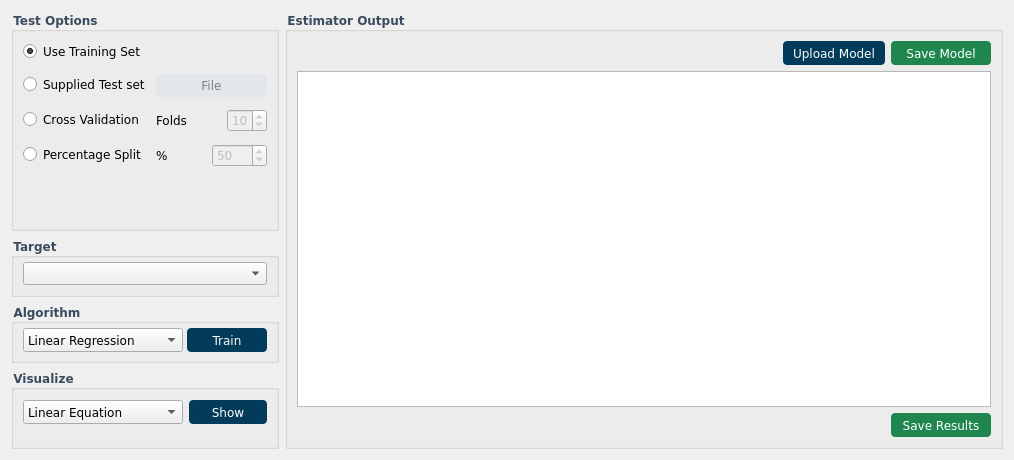
      <widget class="QWidget" name="tab_estimation">
       <property name="font">
        <font>
         <family>Verdana</family>
        </font>
       </property>
       <attribute name="title">
        <string>Estimation</string>
       </attribute>
       <layout class="QGridLayout" name="gridLayout_15">
        <item row="0" column="0">
         <layout class="QVBoxLayout" name="sideLayout_3">
          <item>
           <widget class="QGroupBox" name="ValBox_3">
            <property name="font">
             <font>
              <family>Verdana</family>
              <weight>75</weight>
              <bold>true</bold>
             </font>
            </property>
            <property name="styleSheet">
             <string notr="true"> QGroupBox::title {
        color: #3a4a5f;
    }</string>
            </property>
            <property name="title">
             <string>Test Options</string>
            </property>
            <layout class="QFormLayout" name="formLayout_6">
             <property name="verticalSpacing">
              <number>12</number>
             </property>
             <item row="0" column="0">
              <widget class="QRadioButton" name="btn_useTrainSet_3">
               <property name="font">
                <font>
                 <family>Verdana</family>
                </font>
               </property>
               <property name="toolTip">
                <string/>
               </property>
               <property name="text">
                <string>Use Training Set</string>
               </property>
               <property name="checked">
                <bool>true</bool>
               </property>
              </widget>
             </item>
             <item row="1" column="0">
              <widget class="QRadioButton" name="btn_testSet_esti">
               <property name="font">
                <font>
                 <family>Verdana</family>
                </font>
               </property>
               <property name="text">
                <string>Supplied Test set</string>
               </property>
              </widget>
             </item>
             <item row="1" column="1">
              <widget class="QPushButton" name="btn_file_3">
               <property name="enabled">
                <bool>false</bool>
               </property>
               <property name="maximumSize">
                <size>
                 <width>16777215</width>
                 <height>24</height>
                </size>
               </property>
               <property name="font">
                <font>
                 <family>Verdana</family>
                </font>
               </property>
               <property name="styleSheet">
                <string notr="true">QPushButton{
    background-color: #d6dee8;
    color: #023C5A;
    border: none;
    border-radius: 4px;
    padding: 4px 8px;
}
QPushButton:hover {
   background-color: #c3d0e0;
}

QPushButton:pressed {
    background-color: #b6c8e2;
}

QPushButton:disabled {
    background-color: #e3e7ec;
    color: grey;
}</string>
               </property>
               <property name="text">
                <string>File</string>
               </property>
              </widget>
             </item>
             <item row="2" column="0">
              <widget class="QRadioButton" name="btn_crossVal_2">
               <property name="font">
                <font>
                 <family>Verdana</family>
                </font>
               </property>
               <property name="text">
                <string>Cross Validation</string>
               </property>
              </widget>
             </item>
             <item row="2" column="1">
              <layout class="QHBoxLayout" name="foldsLayout_2">
               <item>
                <widget class="QLabel" name="folds_label_2">
                 <property name="font">
                  <font>
                   <family>Verdana</family>
                  </font>
                 </property>
                 <property name="text">
                  <string>Folds</string>
                 </property>
                </widget>
               </item>
               <item>
                <widget class="QSpinBox" name="nbrFoldsBox_2">
                 <property name="enabled">
                  <bool>false</bool>
                 </property>
                 <property name="minimumSize">
                  <size>
                   <width>40</width>
                   <height>0</height>
                  </size>
                 </property>
                 <property name="maximumSize">
                  <size>
                   <width>40</width>
                   <height>16777215</height>
                  </size>
                 </property>
                 <property name="font">
                  <font>
                   <family>Verdana</family>
                  </font>
                 </property>
                 <property name="minimum">
                  <number>2</number>
                 </property>
                 <property name="value">
                  <number>10</number>
                 </property>
                </widget>
               </item>
              </layout>
             </item>
             <item row="3" column="0">
              <widget class="QRadioButton" name="btn_perecentSplit_3">
               <property name="font">
                <font>
                 <family>Verdana</family>
                </font>
               </property>
               <property name="text">
                <string>Percentage Split</string>
               </property>
              </widget>
             </item>
             <item row="3" column="1">
              <layout class="QHBoxLayout" name="horizontalLayout_3">
               <item>
                <widget class="QLabel" name="percent_label_3">
                 <property name="font">
                  <font>
                   <family>Verdana</family>
                  </font>
                 </property>
                 <property name="text">
                  <string>%</string>
                 </property>
                </widget>
               </item>
               <item>
                <widget class="QDoubleSpinBox" name="PsplitSpinBox_3">
                 <property name="enabled">
                  <bool>false</bool>
                 </property>
                 <property name="font">
                  <font>
                   <family>Verdana</family>
                  </font>
                 </property>
                 <property name="decimals">
                  <number>0</number>
                 </property>
                 <property name="minimum">
                  <double>1.000000000000000</double>
                 </property>
                 <property name="maximum">
                  <double>99.000000000000000</double>
                 </property>
                 <property name="value">
                  <double>50.000000000000000</double>
                 </property>
                </widget>
               </item>
              </layout>
             </item>
             <item row="4" column="0">
              <spacer name="verticalSpacer_20">
               <property name="orientation">
                <enum>Qt::Vertical</enum>
               </property>
               <property name="sizeHint" stdset="0">
                <size>
                 <width>20</width>
                 <height>40</height>
                </size>
               </property>
              </spacer>
             </item>
            </layout>
           </widget>
          </item>
          <item>
           <widget class="QGroupBox" name="groupBox_7">
            <property name="font">
             <font>
              <family>Verdana</family>
              <weight>75</weight>
              <bold>true</bold>
             </font>
            </property>
            <property name="toolTip">
             <string/>
            </property>
            <property name="styleSheet">
             <string notr="true"> QGroupBox::title {
        color: #3a4a5f;
    }</string>
            </property>
            <property name="title">
             <string>Target</string>
            </property>
            <layout class="QGridLayout" name="gridLayout_13">
             <property name="topMargin">
              <number>4</number>
             </property>
             <property name="spacing">
              <number>4</number>
             </property>
             <item row="0" column="0">
              <widget class="QComboBox" name="comboBox_Att_Estim">
               <property name="font">
                <font>
                 <family>Verdana</family>
                </font>
               </property>
              </widget>
             </item>
            </layout>
           </widget>
          </item>
          <item>
           <widget class="QGroupBox" name="groupBox_8">
            <property name="font">
             <font>
              <family>Verdana</family>
              <weight>75</weight>
              <bold>true</bold>
             </font>
            </property>
            <property name="styleSheet">
             <string notr="true"> QGroupBox::title {
        color: #3a4a5f;
    }</string>
            </property>
            <property name="title">
             <string>Algorithm</string>
            </property>
            <layout class="QGridLayout" name="gridLayout_11">
             <property name="topMargin">
              <number>4</number>
             </property>
             <property name="bottomMargin">
              <number>8</number>
             </property>
             <property name="spacing">
              <number>4</number>
             </property>
             <item row="0" column="0">
              <layout class="QHBoxLayout" name="horizontalLayout_apply_3">
               <item>
                <widget class="QComboBox" name="AlgoEstimCombo">
                 <property name="enabled">
                  <bool>true</bool>
                 </property>
                 <property name="minimumSize">
                  <size>
                   <width>160</width>
                   <height>24</height>
                  </size>
                 </property>
                 <property name="maximumSize">
                  <size>
                   <width>180</width>
                   <height>24</height>
                  </size>
                 </property>
                 <property name="font">
                  <font>
                   <family>Verdana</family>
                   <stylestrategy>PreferAntialias</stylestrategy>
                  </font>
                 </property>
                 <property name="contextMenuPolicy">
                  <enum>Qt::DefaultContextMenu</enum>
                 </property>
                 <property name="currentText">
                  <string>Linear Regression</string>
                 </property>
                 <property name="maxVisibleItems">
                  <number>11</number>
                 </property>
                 <property name="frame">
                  <bool>true</bool>
                 </property>
                 <item>
                  <property name="text">
                   <string>Linear Regression</string>
                  </property>
                 </item>
                </widget>
               </item>
               <item>
                <widget class="QPushButton" name="btn_apply_esti">
                 <property name="enabled">
                  <bool>true</bool>
                 </property>
                 <property name="minimumSize">
                  <size>
                   <width>80</width>
                   <height>24</height>
                  </size>
                 </property>
                 <property name="maximumSize">
                  <size>
                   <width>80</width>
                   <height>24</height>
                  </size>
                 </property>
                 <property name="font">
                  <font>
                   <family>Verdana</family>
                  </font>
                 </property>
                 <property name="styleSheet">
                  <string notr="true">/* ----- DARK BLUE BUTTON (#023C5A) ----- */
QPushButton{
    background-color: #023C5A;
    color: white;
    border: none;
    border-radius: 4px;
    padding: 4px 16px;
}
QPushButton:hover { background-color: #034C6A; }
QPushButton:pressed { background-color: #012C4A; }
QPushButton:disabled { background-color: #8098A8; color: #D0D0D0; }</string>
                 </property>
                 <property name="text">
                  <string>Train</string>
                 </property>
                </widget>
               </item>
              </layout>
             </item>
            </layout>
           </widget>
          </item>
          <item>
           <widget class="QGroupBox" name="visualizeBox_3">
            <property name="minimumSize">
             <size>
              <width>0</width>
              <height>80</height>
             </size>
            </property>
            <property name="maximumSize">
             <size>
              <width>16777215</width>
              <height>80</height>
             </size>
            </property>
            <property name="font">
             <font>
              <family>Verdana</family>
              <weight>75</weight>
              <bold>true</bold>
             </font>
            </property>
            <property name="styleSheet">
             <string notr="true"> QGroupBox::title {
        color: #3a4a5f;
    }</string>
            </property>
            <property name="title">
             <string>Visualize</string>
            </property>
            <layout class="QGridLayout" name="gridLayout_8">
             <property name="topMargin">
              <number>4</number>
             </property>
             <property name="bottomMargin">
              <number>16</number>
             </property>
             <item row="0" column="0">
              <layout class="QFormLayout" name="classShowLayout_3">
               <property name="rowWrapPolicy">
                <enum>QFormLayout::DontWrapRows</enum>
               </property>
               <property name="formAlignment">
                <set>Qt::AlignLeading|Qt::AlignLeft|Qt::AlignVCenter</set>
               </property>
               <property name="verticalSpacing">
                <number>0</number>
               </property>
               <item row="0" column="1">
                <widget class="QPushButton" name="btn_show_esti">
                 <property name="minimumSize">
                  <size>
                   <width>57</width>
                   <height>24</height>
                  </size>
                 </property>
                 <property name="maximumSize">
                  <size>
                   <width>80</width>
                   <height>24</height>
                  </size>
                 </property>
                 <property name="font">
                  <font>
                   <family>Verdana</family>
                  </font>
                 </property>
                 <property name="styleSheet">
                  <string notr="true">/* ----- DARK BLUE BUTTON (#023C5A) ----- */
QPushButton{
    background-color: #023C5A;
    color: white;
    border: none;
    border-radius: 4px;
    padding: 4px 8px;
}
QPushButton:hover { background-color: #034C6A; }
QPushButton:pressed { background-color: #012C4A; }
QPushButton:disabled { background-color: #8098A8; color: #D0D0D0; }</string>
                 </property>
                 <property name="text">
                  <string>Show</string>
                 </property>
                </widget>
               </item>
               <item row="0" column="0">
                <widget class="QComboBox" name="comboBox_visualize_3">
                 <property name="minimumSize">
                  <size>
                   <width>160</width>
                   <height>0</height>
                  </size>
                 </property>
                 <property name="maximumSize">
                  <size>
                   <width>200</width>
                   <height>24</height>
                  </size>
                 </property>
                 <property name="font">
                  <font>
                   <family>Verdana</family>
                  </font>
                 </property>
                 <property name="currentText">
                  <string>Linear Equation</string>
                 </property>
                 <item>
                  <property name="text">
                   <string>Linear Equation</string>
                  </property>
                 </item>
                </widget>
               </item>
              </layout>
             </item>
            </layout>
           </widget>
          </item>
         </layout>
        </item>
        <item row="0" column="1">
         <widget class="QGroupBox" name="groupBox_5">
          <property name="font">
           <font>
            <family>Verdana</family>
            <weight>75</weight>
            <bold>true</bold>
           </font>
          </property>
          <property name="styleSheet">
           <string notr="true"> QGroupBox::title {
        color: #3a4a5f;
    }</string>
          </property>
          <property name="title">
           <string>Estimator Output</string>
          </property>
          <layout class="QGridLayout" name="gridLayout_9">
           <item row="0" column="0">
            <spacer name="horizontalSpacer_7">
             <property name="orientation">
              <enum>Qt::Horizontal</enum>
             </property>
             <property name="sizeHint" stdset="0">
              <size>
               <width>480</width>
               <height>20</height>
              </size>
             </property>
            </spacer>
           </item>
           <item row="0" column="2">
            <widget class="QPushButton" name="btn_saveModel_Esti">
             <property name="enabled">
              <bool>true</bool>
             </property>
             <property name="minimumSize">
              <size>
               <width>100</width>
               <height>24</height>
              </size>
             </property>
             <property name="maximumSize">
              <size>
               <width>160</width>
               <height>24</height>
              </size>
             </property>
             <property name="font">
              <font>
               <family>Verdana</family>
              </font>
             </property>
             <property name="styleSheet">
              <string notr="true">QPushButton{
    background-color: #1F8650;
    color: white;
    border: none;
    border-radius: 4px;
    padding: 4px 8px;
}
QPushButton:hover { background-color: #28965F; }
QPushButton:pressed { background-color: #167542; }
QPushButton:disabled { background-color: #90C0A0; color: #707070; }</string>
             </property>
             <property name="text">
              <string>Save Model</string>
             </property>
            </widget>
           </item>
           <item row="0" column="1">
            <widget class="QPushButton" name="btn_uploadModEsti">
             <property name="enabled">
              <bool>true</bool>
             </property>
             <property name="minimumSize">
              <size>
               <width>102</width>
               <height>24</height>
              </size>
             </property>
             <property name="maximumSize">
              <size>
               <width>160</width>
               <height>24</height>
              </size>
             </property>
             <property name="font">
              <font>
               <family>Verdana</family>
              </font>
             </property>
             <property name="toolTip">
              <string>Load a saved model</string>
             </property>
             <property name="styleSheet">
              <string notr="true">QPushButton{
    background-color: #023C5A;
    color: white;
    border: none;
    border-radius: 4px;
    padding: 4px 8px;
}
QPushButton:hover { background-color: #034C6A; }
QPushButton:pressed { background-color: #012C4A; }
QPushButton:disabled { background-color: #8098A8; color: #D0D0D0; }</string>
             </property>
             <property name="text">
              <string>Upload Model</string>
             </property>
            </widget>
           </item>
           <item row="1" column="0" colspan="3">
            <widget class="QTextEdit" name="text_estimaterOutput">
             <property name="font">
              <font>
               <family>Verdana</family>
              </font>
             </property>
             <property name="readOnly">
              <bool>true</bool>
             </property>
             <property name="html">
              <string>&lt;!DOCTYPE HTML PUBLIC &quot;-//W3C//DTD HTML 4.0//EN&quot; &quot;http://www.w3.org/TR/REC-html40/strict.dtd&quot;&gt;
&lt;html&gt;&lt;head&gt;&lt;meta name=&quot;qrichtext&quot; content=&quot;1&quot; /&gt;&lt;style type=&quot;text/css&quot;&gt;
p, li { white-space: pre-wrap; }
&lt;/style&gt;&lt;/head&gt;&lt;body style=&quot; font-family:'Verdana'; font-size:8.25pt; font-weight:400; font-style:normal;&quot;&gt;
&lt;p style=&quot;-qt-paragraph-type:empty; margin-top:0px; margin-bottom:0px; margin-left:0px; margin-right:0px; -qt-block-indent:0; text-indent:0px; font-family:'MS Shell Dlg 2'; font-size:7.8pt;&quot;&gt;&lt;br /&gt;&lt;/p&gt;&lt;/body&gt;&lt;/html&gt;</string>
             </property>
             <property name="placeholderText">
              <string/>
             </property>
            </widget>
           </item>
           <item row="2" column="2">
            <widget class="QPushButton" name="btn_saveResultEsti">
             <property name="enabled">
              <bool>true</bool>
             </property>
             <property name="minimumSize">
              <size>
               <width>100</width>
               <height>24</height>
              </size>
             </property>
             <property name="font">
              <font>
               <family>Verdana</family>
              </font>
             </property>
             <property name="styleSheet">
              <string notr="true">QPushButton{
    background-color: #1F8650;
    color: white;
    border: none;
    border-radius: 4px;
    padding: 4px 8px;
}
QPushButton:hover { background-color: #28965F; }
QPushButton:pressed { background-color: #167542; }
QPushButton:disabled { background-color: #90C0A0; color: #707070; }</string>
             </property>
             <property name="text">
              <string>Save Results</string>
             </property>
            </widget>
           </item>
          </layout>
         </widget>
        </item>
       </layout>
      </widget>
